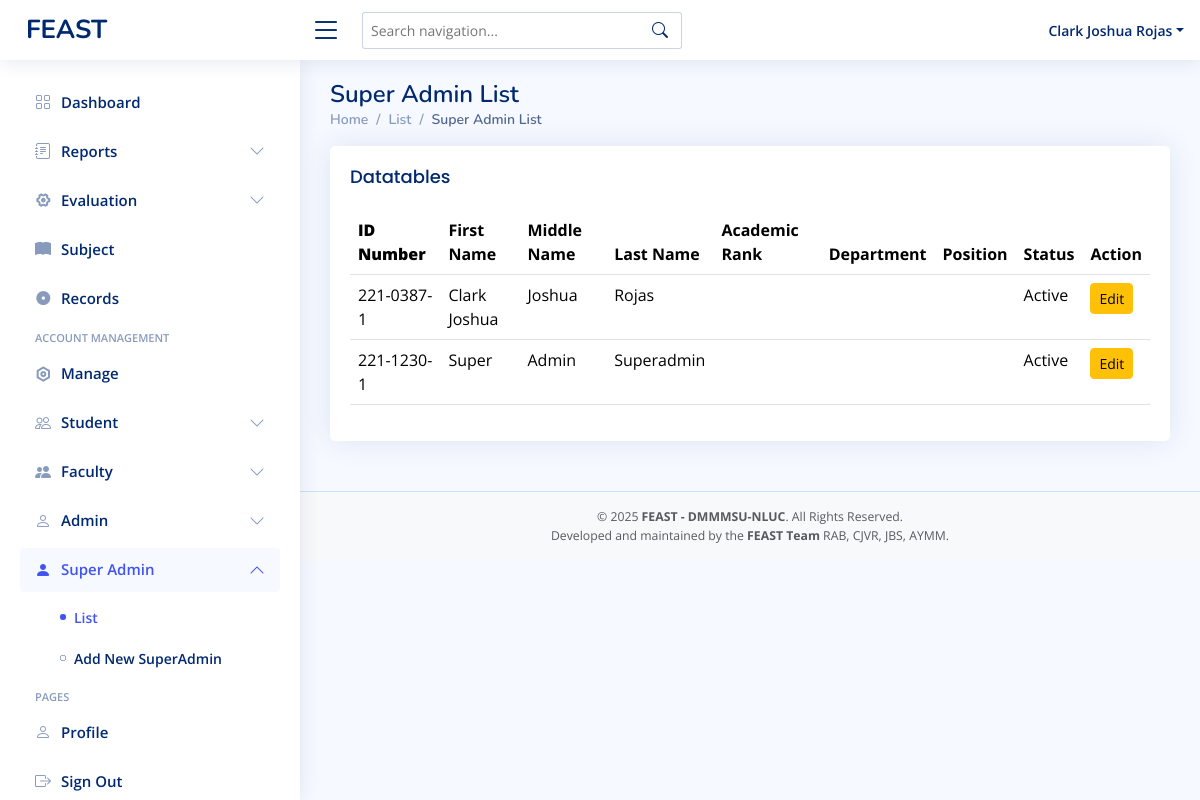
Before: /superadmin-superadminlist.php (signed in) with the older database file.
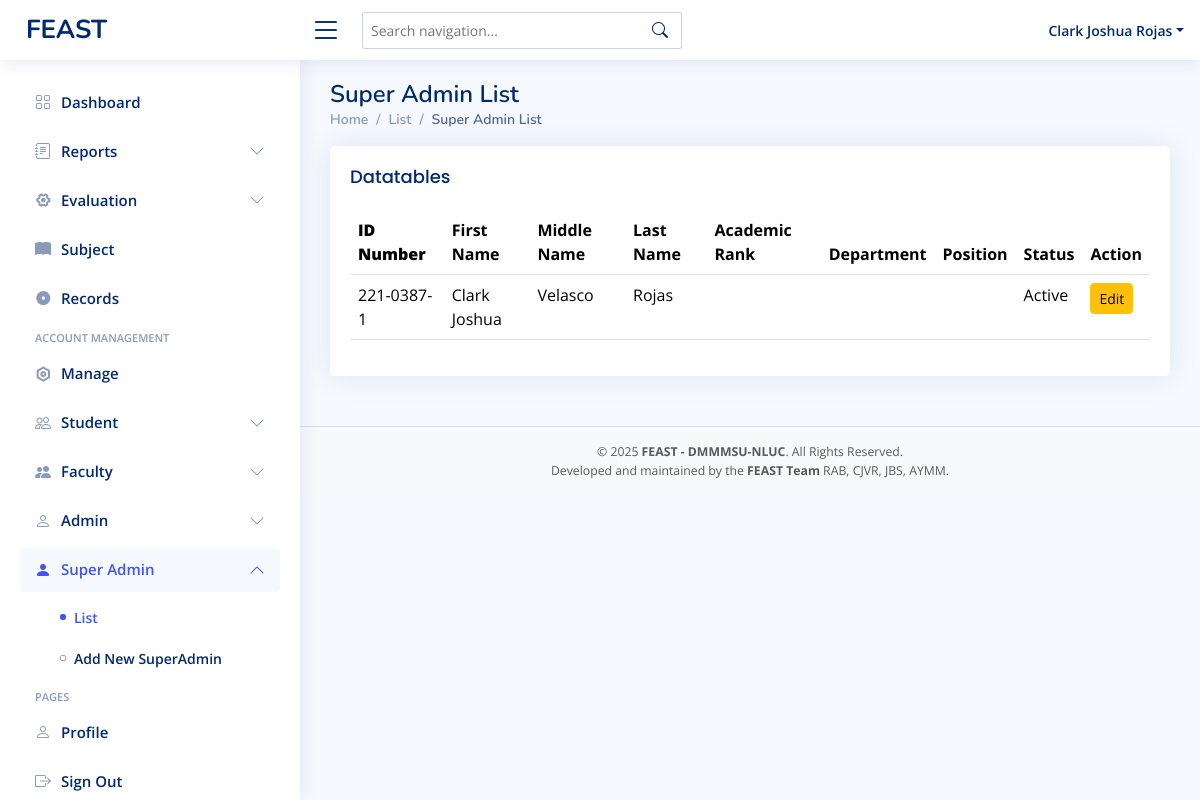
After: the same page with the newer database file.
### tables this page shows
CREATE TABLE `superadmin` (
  `idnumber` varchar(111) NOT NULL,
  `first_name` varchar(255) NOT NULL,
  `mid_name` varchar(255) NOT NULL,
  `last_name` varchar(255) NOT NULL,
  `password` varchar(255) NOT NULL,
  `role` varchar(255) NOT NULL DEFAULT 'superadmin',
  `status` varchar(11) DEFAULT 'active'
);

### superadmin-superadminlist.php (the view, shortened to what this page needs)
<?php
include 'conn/conn.php';
$query = "SELECT * FROM superadmin ";
$result = mysqli_query($conn, $query);
?>
<!DOCTYPE html>
<html lang="en">
<head>
  <?php include 'head.php' ?>
</head>
<body>
  <?php include 'superadmin-header.php' ?>
  <?php include 'superadmin-sidebar.php' ?>
  <main id="main" class="main">
    <div class="pagetitle">
      <h1>Super Admin List</h1>
      <nav>
        <ol class="breadcrumb">
          <li class="breadcrumb-item"><a href="index.html">Home</a></li>
          <li class="breadcrumb-item">List</li>
          <li class="breadcrumb-item active">Super Admin List</li>
        </ol>
      </nav>
    </div>
    <section class="section">
      <div class="row">
        <div class="col-lg-12">
          <div class="card">
            <div class="card-body table-responsive">
              <h5 class="card-title">Datatables</h5>
              <table class="table datatable">
                <thead>
                  <tr>
                    <th>
                      <b>ID Number</b>
                    </th>
                    <th>First Name</th>
                    <th>Middle Name</th>
                    <th>Last Name</th>
                    <th>Academic Rank</th>
                    <th>Department</th>
                    <th>Position</th>
                    <th>Status</th>
                    <th>Action</th>
                  </tr>
                </thead>
                <tbody>
                  <tr>
                    <?php
                    while ($row = mysqli_fetch_assoc($result)) {
                    ?>
                      <td class="text-capitalize"><?php echo $row['idnumber']; ?></td>
                      <td class="text-capitalize"><?php echo $row['first_name']; ?></td>
                      <td class="text-capitalize"><?php echo $row['mid_name']; ?></td>
                      <td class="text-capitalize"><?php echo $row['last_name']; ?></td>
                      <td class="text-capitalize"><?php echo $row['faculty_rank']; ?></td>
                      <td class="text-capitalize"><?php echo $row['department']; ?></td>
                      <td class="text-capitalize"><?php echo $row['position']; ?></td>
                      <td class="text-capitalize"><?php echo $row['status']; ?></td>
                      <td>
                        <a href="superadmin-editsuperadmin.php?id=<?php echo $row['idnumber']; ?>" class="btn btn-warning btn-sm">Edit</a>
                  </tr>
                <?php
                    }
                ?>
                </tbody>
              </table>
            </div>
          </div>
        </div>
      </div>
    </section>
  </main>
  <?php include 'footer.php'?>
</body>
</html>

Changed rows visible on the page:
removed superadmin: idnumber "221-1230-1", first_name "Super", mid_name "Admin", last_name "Superadmin", status "Active"
changed superadmin "Clark Joshua": mid_name "Joshua" → "Velasco"
